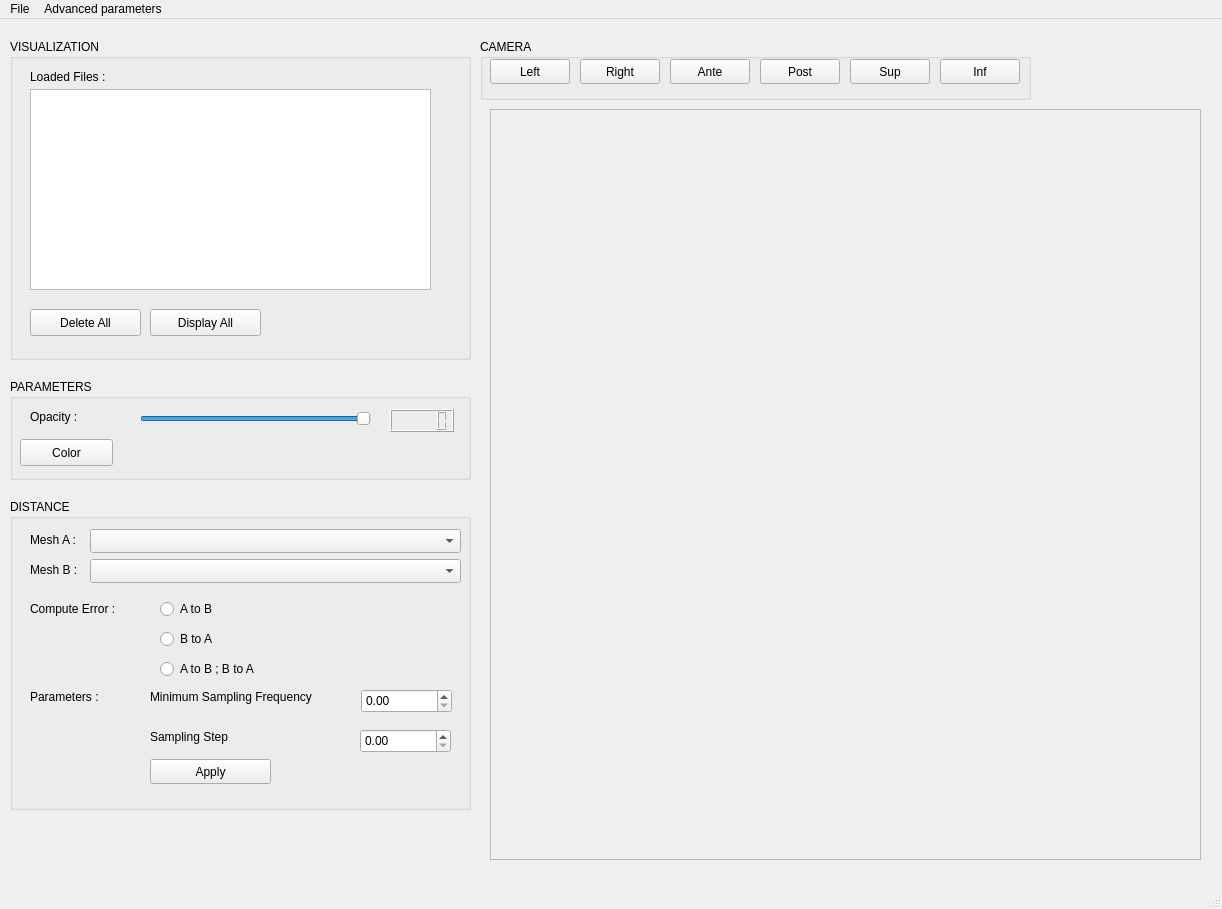
<?xml version="1.0" encoding="UTF-8"?>
<ui version="4.0">
 <class>MainWindow</class>
 <widget class="QMainWindow" name="MainWindow">
  <property name="geometry">
   <rect>
    <x>0</x>
    <y>0</y>
    <width>1222</width>
    <height>909</height>
   </rect>
  </property>
  <property name="minimumSize">
   <size>
    <width>1222</width>
    <height>909</height>
   </size>
  </property>
  <property name="maximumSize">
   <size>
    <width>1222</width>
    <height>909</height>
   </size>
  </property>
  <property name="windowTitle">
   <string>MainWindow</string>
  </property>
  <widget class="QWidget" name="centralwidget">
   <widget class="QGroupBox" name="groupBoxVisualization">
    <property name="geometry">
     <rect>
      <x>10</x>
      <y>20</y>
      <width>461</width>
      <height>321</height>
     </rect>
    </property>
    <property name="title">
     <string>VISUALIZATION</string>
    </property>
    <widget class="QLabel" name="labelLoaded">
     <property name="geometry">
      <rect>
       <x>20</x>
       <y>30</y>
       <width>111</width>
       <height>16</height>
      </rect>
     </property>
     <property name="text">
      <string>Loaded Files :</string>
     </property>
    </widget>
    <widget class="QPushButton" name="pushButtonDelete">
     <property name="geometry">
      <rect>
       <x>20</x>
       <y>270</y>
       <width>111</width>
       <height>27</height>
      </rect>
     </property>
     <property name="text">
      <string>Delete All</string>
     </property>
    </widget>
    <widget class="QListWidget" name="listWidgetLoadedMesh">
     <property name="geometry">
      <rect>
       <x>20</x>
       <y>50</y>
       <width>401</width>
       <height>201</height>
      </rect>
     </property>
     <property name="dragEnabled">
      <bool>false</bool>
     </property>
     <property name="dragDropMode">
      <enum>QAbstractItemView::NoDragDrop</enum>
     </property>
     <property name="selectionMode">
      <enum>QAbstractItemView::SingleSelection</enum>
     </property>
    </widget>
    <widget class="QPushButton" name="pushButtonDisplay">
     <property name="geometry">
      <rect>
       <x>140</x>
       <y>270</y>
       <width>111</width>
       <height>27</height>
      </rect>
     </property>
     <property name="text">
      <string>Display All</string>
     </property>
    </widget>
   </widget>
   <widget class="QGroupBox" name="groupBoxDistance">
    <property name="geometry">
     <rect>
      <x>10</x>
      <y>480</y>
      <width>461</width>
      <height>311</height>
     </rect>
    </property>
    <property name="title">
     <string>DISTANCE</string>
    </property>
    <widget class="QLabel" name="labelMeshA">
     <property name="geometry">
      <rect>
       <x>20</x>
       <y>30</y>
       <width>61</width>
       <height>21</height>
      </rect>
     </property>
     <property name="text">
      <string>Mesh A : </string>
     </property>
    </widget>
    <widget class="QComboBox" name="comboBoxMeshA">
     <property name="geometry">
      <rect>
       <x>80</x>
       <y>30</y>
       <width>371</width>
       <height>24</height>
      </rect>
     </property>
    </widget>
    <widget class="QComboBox" name="comboBoxMeshB">
     <property name="geometry">
      <rect>
       <x>80</x>
       <y>60</y>
       <width>371</width>
       <height>24</height>
      </rect>
     </property>
    </widget>
    <widget class="QLabel" name="labelMeshB">
     <property name="geometry">
      <rect>
       <x>20</x>
       <y>60</y>
       <width>61</width>
       <height>21</height>
      </rect>
     </property>
     <property name="text">
      <string>Mesh B :</string>
     </property>
    </widget>
    <widget class="QRadioButton" name="radioButtonAtoB">
     <property name="geometry">
      <rect>
       <x>150</x>
       <y>100</y>
       <width>96</width>
       <height>20</height>
      </rect>
     </property>
     <property name="text">
      <string>A to B</string>
     </property>
    </widget>
    <widget class="QRadioButton" name="radioButtonBtoA">
     <property name="geometry">
      <rect>
       <x>150</x>
       <y>130</y>
       <width>96</width>
       <height>20</height>
      </rect>
     </property>
     <property name="text">
      <string>B to A</string>
     </property>
    </widget>
    <widget class="QRadioButton" name="radioButtonBoth">
     <property name="geometry">
      <rect>
       <x>150</x>
       <y>160</y>
       <width>121</width>
       <height>20</height>
      </rect>
     </property>
     <property name="text">
      <string>A to B ; B to A</string>
     </property>
    </widget>
    <widget class="QLabel" name="labelComputeError">
     <property name="geometry">
      <rect>
       <x>20</x>
       <y>100</y>
       <width>121</width>
       <height>20</height>
      </rect>
     </property>
     <property name="text">
      <string>Compute Error :</string>
     </property>
    </widget>
    <widget class="QLabel" name="labelParameter_2">
     <property name="geometry">
      <rect>
       <x>20</x>
       <y>190</y>
       <width>111</width>
       <height>16</height>
      </rect>
     </property>
     <property name="text">
      <string>Parameters :</string>
     </property>
    </widget>
    <widget class="QLabel" name="labelMinSampFreq">
     <property name="geometry">
      <rect>
       <x>140</x>
       <y>190</y>
       <width>201</width>
       <height>16</height>
      </rect>
     </property>
     <property name="text">
      <string>Minimum Sampling Frequency</string>
     </property>
    </widget>
    <widget class="QDoubleSpinBox" name="doubleSpinBoxMinSampFreq">
     <property name="geometry">
      <rect>
       <x>351</x>
       <y>190</y>
       <width>91</width>
       <height>24</height>
      </rect>
     </property>
    </widget>
    <widget class="QLabel" name="labelSampStep">
     <property name="geometry">
      <rect>
       <x>140</x>
       <y>230</y>
       <width>201</width>
       <height>16</height>
      </rect>
     </property>
     <property name="text">
      <string>Sampling Step</string>
     </property>
    </widget>
    <widget class="QDoubleSpinBox" name="doubleSpinBoxSampStep">
     <property name="geometry">
      <rect>
       <x>350</x>
       <y>230</y>
       <width>91</width>
       <height>24</height>
      </rect>
     </property>
    </widget>
    <widget class="QPushButton" name="pushButtonApply">
     <property name="geometry">
      <rect>
       <x>140</x>
       <y>260</y>
       <width>121</width>
       <height>25</height>
      </rect>
     </property>
     <property name="text">
      <string>Apply</string>
     </property>
    </widget>
   </widget>
   <widget class="QGroupBox" name="groupBoxCamera">
    <property name="geometry">
     <rect>
      <x>480</x>
      <y>20</y>
      <width>551</width>
      <height>61</height>
     </rect>
    </property>
    <property name="title">
     <string>CAMERA</string>
    </property>
    <widget class="QPushButton" name="pushButtonLeft">
     <property name="geometry">
      <rect>
       <x>10</x>
       <y>20</y>
       <width>80</width>
       <height>25</height>
      </rect>
     </property>
     <property name="text">
      <string>Left</string>
     </property>
    </widget>
    <widget class="QPushButton" name="pushButtonRight">
     <property name="geometry">
      <rect>
       <x>100</x>
       <y>20</y>
       <width>80</width>
       <height>25</height>
      </rect>
     </property>
     <property name="text">
      <string>Right</string>
     </property>
    </widget>
    <widget class="QPushButton" name="pushButtonFront">
     <property name="geometry">
      <rect>
       <x>190</x>
       <y>20</y>
       <width>80</width>
       <height>25</height>
      </rect>
     </property>
     <property name="text">
      <string>Ante</string>
     </property>
    </widget>
    <widget class="QPushButton" name="pushButtonBack">
     <property name="geometry">
      <rect>
       <x>280</x>
       <y>20</y>
       <width>80</width>
       <height>25</height>
      </rect>
     </property>
     <property name="text">
      <string>Post</string>
     </property>
    </widget>
    <widget class="QPushButton" name="pushButtonUp">
     <property name="geometry">
      <rect>
       <x>370</x>
       <y>20</y>
       <width>80</width>
       <height>25</height>
      </rect>
     </property>
     <property name="text">
      <string>Sup</string>
     </property>
    </widget>
    <widget class="QPushButton" name="pushButtonDown">
     <property name="geometry">
      <rect>
       <x>460</x>
       <y>20</y>
       <width>80</width>
       <height>25</height>
      </rect>
     </property>
     <property name="text">
      <string>Inf</string>
     </property>
    </widget>
   </widget>
   <widget class="QScrollArea" name="scrollAreaMesh">
    <property name="geometry">
     <rect>
      <x>490</x>
      <y>90</y>
      <width>711</width>
      <height>751</height>
     </rect>
    </property>
    <property name="minimumSize">
     <size>
      <width>711</width>
      <height>751</height>
     </size>
    </property>
    <property name="acceptDrops">
     <bool>true</bool>
    </property>
    <property name="widgetResizable">
     <bool>true</bool>
    </property>
    <widget class="QWidget" name="scrollAreaWidgetContents">
     <property name="geometry">
      <rect>
       <x>0</x>
       <y>0</y>
       <width>709</width>
       <height>749</height>
      </rect>
     </property>
    </widget>
   </widget>
   <widget class="QGroupBox" name="groupBox">
    <property name="geometry">
     <rect>
      <x>10</x>
      <y>360</y>
      <width>461</width>
      <height>101</height>
     </rect>
    </property>
    <property name="title">
     <string>PARAMETERS</string>
    </property>
    <widget class="QSlider" name="horizontalSliderOpacity">
     <property name="geometry">
      <rect>
       <x>130</x>
       <y>30</y>
       <width>231</width>
       <height>20</height>
      </rect>
     </property>
     <property name="maximum">
      <number>100</number>
     </property>
     <property name="sliderPosition">
      <number>100</number>
     </property>
     <property name="tracking">
      <bool>true</bool>
     </property>
     <property name="orientation">
      <enum>Qt::Horizontal</enum>
     </property>
    </widget>
    <widget class="QLabel" name="labelOpacity">
     <property name="geometry">
      <rect>
       <x>20</x>
       <y>30</y>
       <width>61</width>
       <height>16</height>
      </rect>
     </property>
     <property name="text">
      <string>Opacity :</string>
     </property>
    </widget>
    <widget class="QLCDNumber" name="lcdNumberOpacity">
     <property name="geometry">
      <rect>
       <x>380</x>
       <y>30</y>
       <width>64</width>
       <height>23</height>
      </rect>
     </property>
     <property name="numDigits">
      <number>5</number>
     </property>
    </widget>
    <widget class="QPushButton" name="pushButtonColor">
     <property name="geometry">
      <rect>
       <x>10</x>
       <y>60</y>
       <width>93</width>
       <height>27</height>
      </rect>
     </property>
     <property name="text">
      <string>Color</string>
     </property>
    </widget>
   </widget>
  </widget>
  <widget class="QMenuBar" name="menubar">
   <property name="geometry">
    <rect>
     <x>0</x>
     <y>0</y>
     <width>1222</width>
     <height>25</height>
    </rect>
   </property>
   <widget class="QMenu" name="menuFile">
    <property name="title">
     <string>File</string>
    </property>
    <addaction name="actionAddNewFile"/>
    <addaction name="actionAddNewRepository"/>
    <addaction name="actionSaveFile"/>
    <addaction name="actionQuit"/>
   </widget>
   <widget class="QMenu" name="menuAdvancedParameters">
    <property name="title">
     <string>Advanced parameters</string>
    </property>
    <addaction name="actionSmoothing"/>
   </widget>
   <addaction name="menuFile"/>
   <addaction name="menuAdvancedParameters"/>
  </widget>
  <widget class="QStatusBar" name="statusbar"/>
  <action name="actionAddNewFile">
   <property name="text">
    <string>Add new file</string>
   </property>
  </action>
  <action name="actionAddNewRepository">
   <property name="text">
    <string>Add new repository</string>
   </property>
  </action>
  <action name="actionSmoothing">
   <property name="text">
    <string>Smoothing</string>
   </property>
  </action>
  <action name="actionSaveFile">
   <property name="text">
    <string>Save file</string>
   </property>
  </action>
  <action name="actionQuit">
   <property name="text">
    <string>Quit</string>
   </property>
  </action>
 </widget>
 <resources/>
 <connections/>
</ui>
